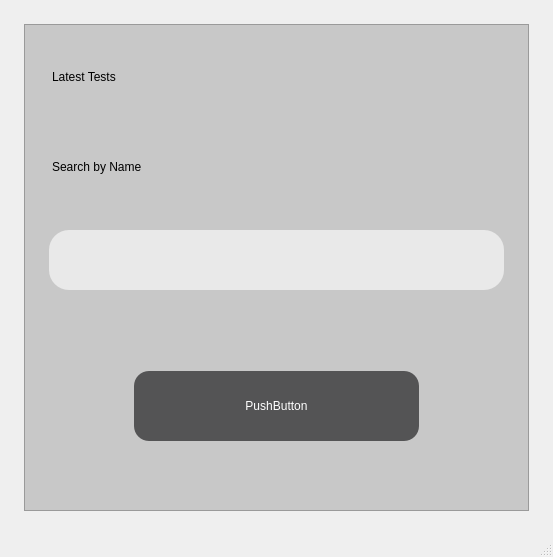
<?xml version="1.0" encoding="UTF-8"?>
<ui version="4.0">
 <class>MainWindow</class>
 <widget class="QMainWindow" name="MainWindow">
  <property name="geometry">
   <rect>
    <x>0</x>
    <y>0</y>
    <width>553</width>
    <height>557</height>
   </rect>
  </property>
  <property name="windowTitle">
   <string>MainWindow</string>
  </property>
  <widget class="QWidget" name="centralwidget">
   <layout class="QVBoxLayout" name="verticalLayout_2">
    <item>
     <widget class="QFrame" name="frame">
      <property name="styleSheet">
       <string notr="true">background-color: rgb(200, 200, 200);
margin: 15%;
font: 18pt &quot;Book Antiqua&quot;;
text-align: center;
qproperty-alignment: 'AlignCenter';




</string>
      </property>
      <property name="frameShape">
       <enum>QFrame::StyledPanel</enum>
      </property>
      <property name="frameShadow">
       <enum>QFrame::Raised</enum>
      </property>
      <layout class="QVBoxLayout" name="verticalLayout_3">
       <item>
        <layout class="QVBoxLayout" name="verticalLayout">
         <item>
          <widget class="QLabel" name="label">
           <property name="text">
            <string>Latest Tests</string>
           </property>
          </widget>
         </item>
         <item>
          <layout class="QHBoxLayout" name="horizontalLayout"/>
         </item>
         <item>
          <layout class="QHBoxLayout" name="horizontalLayout_2"/>
         </item>
         <item>
          <layout class="QHBoxLayout" name="horizontalLayout_3"/>
         </item>
         <item>
          <layout class="QHBoxLayout" name="horizontalLayout_4"/>
         </item>
         <item>
          <widget class="QLabel" name="label_2">
           <property name="text">
            <string>Search by Name</string>
           </property>
          </widget>
         </item>
         <item>
          <widget class="QLineEdit" name="lineEdit">
           <property name="styleSheet">
            <string notr="true">background-color: rgb(233,233,233);
min-height: 60%;
border-radius: 20%;
font: 20pt &quot;Book Antiqua&quot;;</string>
           </property>
          </widget>
         </item>
         <item>
          <widget class="QPushButton" name="pushButton">
           <property name="styleSheet">
            <string notr="true">#pushButton {
margin-left: 100%;
margin-right: 100%;
background-color: rgb(84, 84, 85);
height: 70%;
border-radius: 15%;
font: 20pt &quot;Book Antiqua&quot;;
color: rgb(255, 255, 255);
margin-top: 60%;
margin-bottom: 60%;

}

pushButton:hover {
margin-left: 100%;
margin-right: 100%;
max-width: 400px !important;
min-width: 250px !important;
background-color: rgb(0, 70, 71);
height: 70%;
border-radius: 15%;
font: 20pt &quot;Book Antiqua&quot;;
color: rgb(255, 255, 255);
margin-top: 60%;
margin-bottom: 60%;
}
</string>
           </property>
           <property name="text">
            <string>PushButton</string>
           </property>
          </widget>
         </item>
        </layout>
       </item>
      </layout>
     </widget>
    </item>
   </layout>
  </widget>
  <widget class="QStatusBar" name="statusbar"/>
 </widget>
 <resources/>
 <connections/>
</ui>
